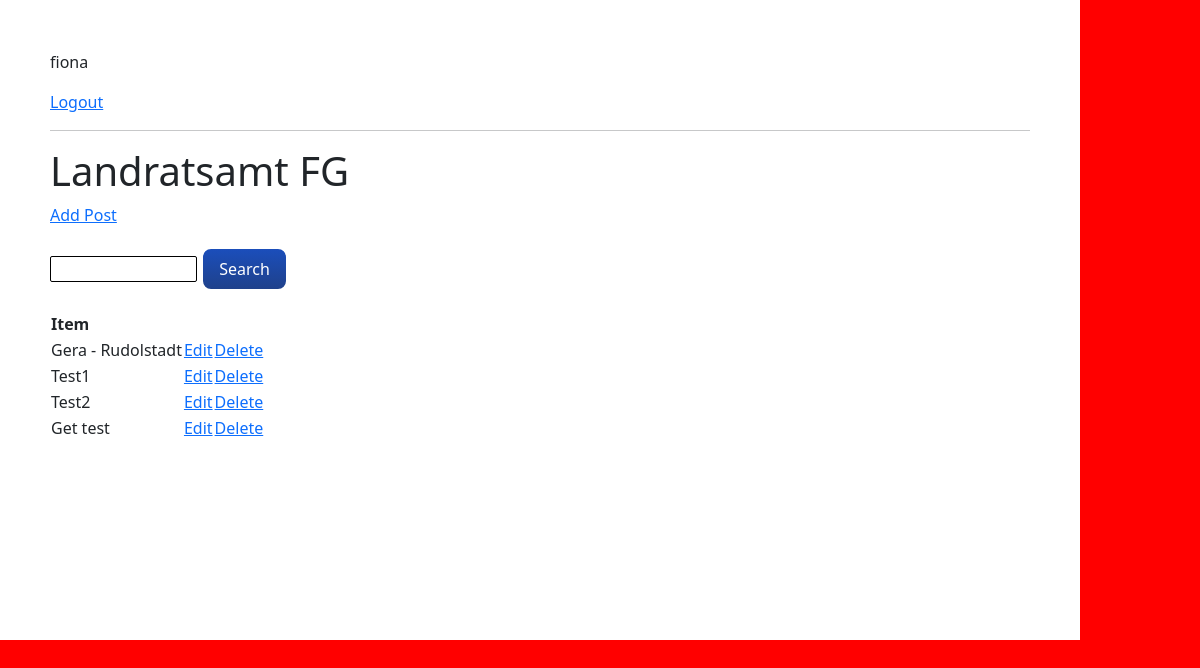
The app's page / (signed in) with its own data.
### base/models.py (models this page shows, shortened)
class Task(models.Model):
    user = models.ForeignKey(User, on_delete=models.CASCADE, null=True, blank=True)
    title = models.CharField(max_length=200)
    description = models.TextField(null=True, blank=True)
    complete = models.BooleanField(default=False)
    created = models.DateTimeField(auto_now_add=True)
    class Meta:
        ordering = ["complete"]

### base/views.py (the view)
# urls.py: path('', TaskList.as_view(), name='tasks'),
class TaskList(LoginRequiredMixin, ListView):
    model = Task
    context_object_name = 'tasks'
    def get_context_data(self, **kwargs):
        context = super().get_context_data(**kwargs)
        context['tasks'] = context['tasks'].filter(user=self.request.user)
        context['count'] = context['tasks'].filter(complete=False).count()
        search_input = self.request.GET.get('search-area') or ''
        if search_input:
            context['tasks'] = context['tasks'].filter(title__startswith = search_input)
        context['search_input'] = search_input
        return context

### base/templates/base/task_list.html
{% extends 'base/main.html' %}
{% block content %}
<html>
<body>
<div id="post_list_main_div">
<header>
    {% if request.user.is_authenticated %}
    <p>{{request.user}}</p>
    <a href="{% url 'logout' %}">Logout</a>
    {% else %}
    <a href="{% url 'login' %}">Login</a>
    {% endif %}
    <hr>
    <h1>Landratsamt FG</h1>
    <a href="{% url 'task-create' %}">Add Post</a>
    </header>
    <main>
    <form method="GET">
        <input id="searchfield" type="text" name='search-area' value="{{search_input}}">
        <input id="search_btn" type="submit" value="Search">
    </form>
    <table>
        <tr>
            <th>Item</th>
            <th></th>
            <th></th>
        </tr>
    </div>
{% for task in tasks %}
    <tr>
        <td>{{task.title}}</th>
        <td><a href="{% url 'task-update' task.id %}">Edit</a></th>
        <td><a href="{% url 'task-delete' task.id %}">Delete</a></th>
    </tr>
    {% empty %}
        <h3>No items in list</h3>
{% endfor %}
</body>
</html>
{% endblock content%}

### static/css/style.css (style rules this page uses)
input[type=text], input[type=password], textarea { border: solid 2px black; border-radius: 4px; padding: 10px; margin: 0 auto; width: 90%; }
#post_list_main_div { padding: 50px; width: 90%; height: 80%; font-size: 2rem; background-color: red; }
#search_btn { font-weight: 500; margin-top: 20px; margin-bottom: 20px; background-image: linear-gradient(rgb(27, 78, 187), rgb(31, 65, 139)); border: solid 2px white; border-radius: 10px; color: white; padding: 8px 16px; font-size: 1rem; }
#searchfield { width: 15%; padding: 0; border: solid 1px black; border-radius: 2px; }
body { width: 100vw; height: 100vh; background-color: red; }

### base/templates/base/main.html (style rules this page uses)
body { width: 100vw; height: 100vh; }
#post_list_main_div { padding: 50px; width: 90%; height: 80%; font-size: 1rem; background-color: white; }
#search_btn { font-weight: 500; margin-top: 20px; margin-bottom: 20px; background-image: linear-gradient( rgb(27, 78, 187), rgb(31, 65, 139)); border: solid 2px white; border-radius: 10px; color: white; padding: 8px 16px; font-size: 1rem; }
#searchfield { width: 15%; padding: 0; border: solid 1px black; border-radius: 2px; }
input[type=text], input[type=password], textarea { border: solid 2px black; border-radius: 4px; padding: 10px; margin: 0 auto; width: 90%; }

### records on screen
Task: title "Gera - Rudolstadt"
Task: title "Test1"
Task: title "Test2"
Task: title "Get test"

### other values on screen
{{ request.user }} "fiona"
